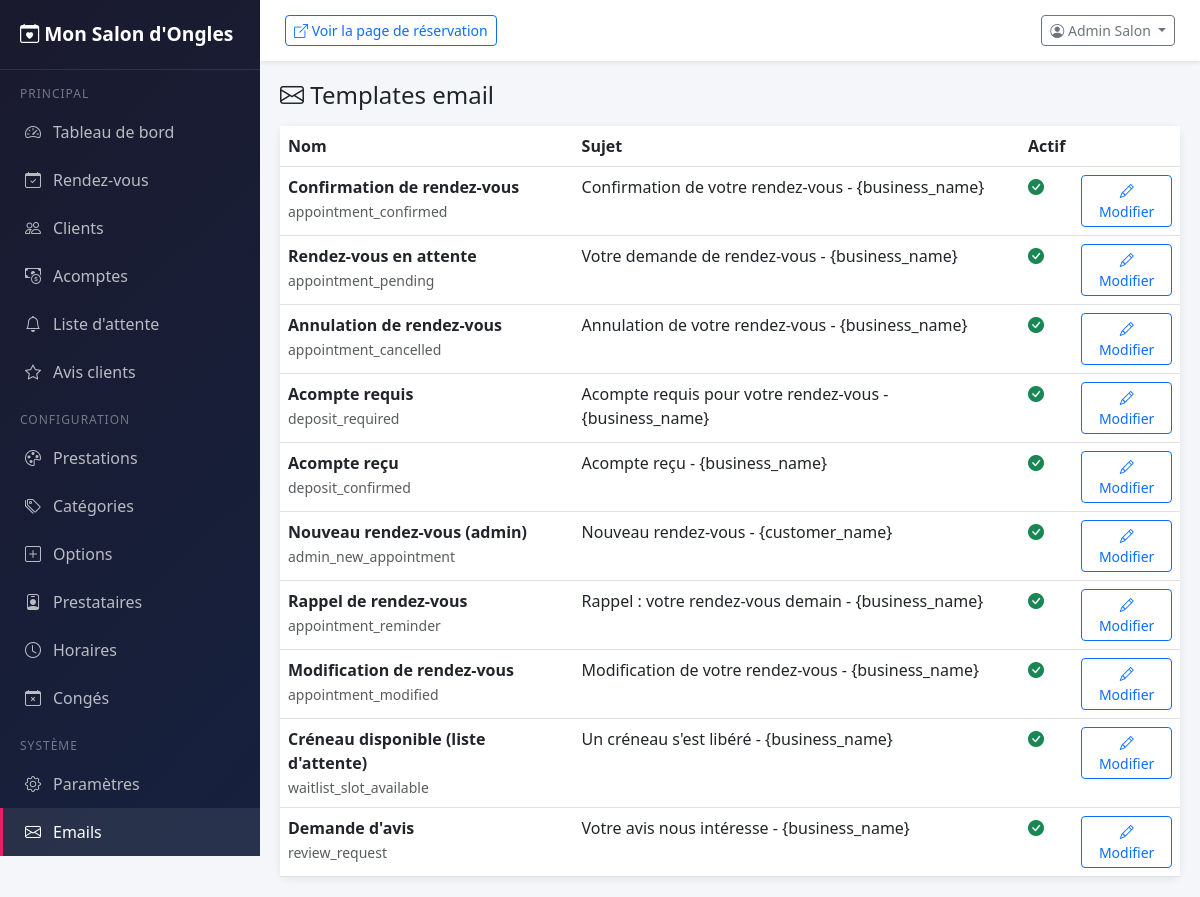
The app's page /admin/index.php?page=email-templates (signed in) with its own data.
### tables this page shows
CREATE TABLE IF NOT EXISTS `ab_email_templates` (
  `id` INT UNSIGNED AUTO_INCREMENT PRIMARY KEY,
  `slug` VARCHAR(100) NOT NULL UNIQUE,
  `name` VARCHAR(200) NOT NULL,
  `subject` VARCHAR(255) NOT NULL,
  `body` TEXT NOT NULL,
  `variables` TEXT COMMENT 'Variables disponibles (JSON)',
  `is_active` TINYINT(1) DEFAULT 1,
  `updated_at` DATETIME DEFAULT CURRENT_TIMESTAMP ON UPDATE CURRENT_TIMESTAMP
);

### admin/index.php (called while the page is built, shortened)
<?php
require_once __DIR__ . '/../core/App.php';
$page = $_GET['page'] ?? 'dashboard';
$pageFile = __DIR__ . '/pages/' . $page . '.php';
if (file_exists($pageFile)) {
    if ($page === 'login') {
        require $pageFile;
    } else {
        $pageContent = $page;
        require __DIR__ . '/layout.php';
    }
} else {
    http_response_code(404);
    echo 'Page non trouvée';
}

### core/Settings.php (called while the page is built, shortened)
<?php
class Settings {
    private static array $cache = [];
    private static bool $loaded = false;
    public static function loadAll(): void {
        if (self::$loaded) return;
        $db = Database::getInstance();
        $rows = $db->fetchAll("SELECT setting_key, setting_value FROM ab_settings");
        foreach ($rows as $row) {
            self::$cache[$row['setting_key']] = $row['setting_value'];
        }
        self::$loaded = true;
    }
    public static function get(string $key, string $default = ''): string {
        return self::$cache[$key] ?? $default;
    }
}

### core/App.php (called while the page is built, shortened)
<?php
require_once __DIR__ . '/Database.php';
require_once __DIR__ . '/Auth.php';
require_once __DIR__ . '/Settings.php';
function ab_url(string $path = ''): string {
    static $baseUrl = null;
    if ($baseUrl === null) {
        if (defined('AB_BASE_URL') && AB_BASE_URL !== '' && AB_BASE_URL !== 'http://localhost/ABAppointments') {
            $baseUrl = rtrim(AB_BASE_URL, '/');
        } elseif (isset($_SERVER['HTTP_HOST'])) {
            $scheme = (!empty($_SERVER['HTTPS']) && $_SERVER['HTTPS'] !== 'off') ? 'https' : 'http';
            $scriptDir = dirname($_SERVER['SCRIPT_NAME']);
            if (preg_match('#/(public|admin|api)$#', $scriptDir)) {
                $scriptDir = dirname($scriptDir);
            }
            $baseUrl = $scheme . '://' . $_SERVER['HTTP_HOST'] . rtrim($scriptDir, '/');
        } else {
            $baseUrl = rtrim(AB_BASE_URL, '/');
        }
    }
    return $baseUrl . '/' . ltrim($path, '/');
}
function ab_escape(string $str): string {
    return htmlspecialchars($str, ENT_QUOTES, 'UTF-8');
}
function ab_setting(string $key, string $default = ''): string {
    return Settings::get($key, $default);
}

### core/Auth.php (called while the page is built, shortened)
<?php
class Auth {
    public static function isAdmin(): bool {
        return isset($_SESSION['user_role']) && $_SESSION['user_role'] === 'admin';
    }
}

### core/Database.php (called while the page is built, shortened)
<?php
class Database {
    private static ?Database $instance = null;
    private PDO $pdo;
    private function __construct() {
        $dsn = 'mysql:host=' . AB_DB_HOST . ';dbname=' . AB_DB_NAME . ';charset=' . AB_DB_CHARSET;
        $this->pdo = new PDO($dsn, AB_DB_USER, AB_DB_PASS, [
            PDO::ATTR_ERRMODE => PDO::ERRMODE_EXCEPTION,
            PDO::ATTR_DEFAULT_FETCH_MODE => PDO::FETCH_ASSOC,
            PDO::ATTR_EMULATE_PREPARES => false,
        ]);
        $this->pdo->exec("SET time_zone = '+00:00'");
    }
    public static function getInstance(): self {
        if (self::$instance === null) {
            self::$instance = new self();
        }
        return self::$instance;
    }
    public function query(string $sql, array $params = []): PDOStatement {
        $stmt = $this->pdo->prepare($sql);
        $stmt->execute($params);
        return $stmt;
    }
    public function fetchAll(string $sql, array $params = []): array {
        return $this->query($sql, $params)->fetchAll();
    }
}

### admin/pages/email-templates.php (the view, shortened to what this page needs)
<?php
$db = Database::getInstance();
$templates = $db->fetchAll("SELECT * FROM ab_email_templates ORDER BY id");
$editTemplate = isset($_GET['edit']) ? $db->fetchOne("SELECT * FROM ab_email_templates WHERE id = ?", [(int)$_GET['edit']]) : null;
?>
<h4 class="mb-3"><i class="bi bi-envelope"></i> Templates email</h4>
<?php if ($editTemplate): ?>
<div class="card">
    <div class="card-header bg-white"><h5 class="mb-0">Modifier : <?= ab_escape($editTemplate['name']) ?></h5></div>
    <div class="card-body">
        <form method="POST">
            <?= Auth::csrfField() ?>
            <input type="hidden" name="id" value="<?= $editTemplate['id'] ?>">
            <div class="mb-3">
                <label class="form-label">Sujet</label>
                <input type="text" name="subject" class="form-control" value="<?= ab_escape($editTemplate['subject']) ?>">
            </div>
            <div class="mb-3">
                <label class="form-label">Corps du mail (HTML)</label>
                <textarea name="body" class="form-control" rows="15" style="font-family:monospace;font-size:13px;"><?= ab_escape($editTemplate['body']) ?></textarea>
            </div>
            <div class="mb-3">
                <label class="form-label">Variables disponibles :</label>
                <div class="d-flex flex-wrap gap-1">
                    <?php foreach (json_decode($editTemplate['variables'] ?? '[]', true) as $v): ?>
                    <code class="badge bg-light text-dark border">{<?= $v ?>}</code>
                    <?php endforeach; ?>
                </div>
            </div>
            <div class="form-check form-switch mb-3">
                <input type="checkbox" name="is_active" class="form-check-input" <?= $editTemplate['is_active'] ? 'checked' : '' ?>>
                <label class="form-check-label">Actif</label>
            </div>
            <button type="submit" class="btn btn-primary"><i class="bi bi-check"></i> Enregistrer</button>
            <a href="<?= ab_url('admin/index.php?page=email-templates') ?>" class="btn btn-outline-secondary">Annuler</a>
        </form>
    </div>
</div>
<?php else: ?>
<div class="card">
    <div class="table-responsive">
        <table class="table table-hover mb-0">
            <thead><tr><th>Nom</th><th>Sujet</th><th>Actif</th><th></th></tr></thead>
            <tbody>
            <?php foreach ($templates as $t): ?>
            <tr>
                <td><strong><?= ab_escape($t['name']) ?></strong><br><small class="text-muted"><?= $t['slug'] ?></small></td>
                <td><?= ab_escape($t['subject']) ?></td>
                <td><?= $t['is_active'] ? '<i class="bi bi-check-circle-fill text-success"></i>' : '<i class="bi bi-x-circle text-danger"></i>' ?></td>
                <td><a href="<?= ab_url('admin/index.php?page=email-templates&edit=' . $t['id']) ?>" class="btn btn-sm btn-outline-primary"><i class="bi bi-pencil"></i> Modifier</a></td>
            </tr>
            <?php endforeach; ?>
            </tbody>
        </table>
    </div>
</div>
<?php endif; ?>

### admin/layout.php (shortened to what this page needs)
<?php
$currentPage = $pageContent;
$userName = $_SESSION['user_name'] ?? 'Admin';
$isAdmin = Auth::isAdmin();
?>
<!DOCTYPE html>
<html lang="fr">
<head>
    <link href="https://cdn.jsdelivr.net/npm/bootstrap@5.3.0/dist/css/bootstrap.min.css" rel="stylesheet">
    <link href="https://cdn.jsdelivr.net/npm/bootstrap-icons@1.10.0/font/bootstrap-icons.css" rel="stylesheet">
    <link href="https://cdn.jsdelivr.net/npm/fullcalendar@6.1.8/index.global.min.css" rel="stylesheet">
</head>
<body>
    <div class="sidebar" id="sidebar">
        <div class="brand">
            <i class="bi bi-calendar-heart"></i> <?= ab_escape(ab_setting('business_name', 'ABAppointments')) ?>
        </div>
        <nav>
            <div class="nav-section">Principal</div>
            <a href="<?= ab_url('admin/index.php?page=dashboard') ?>" class="nav-link <?= $currentPage === 'dashboard' ? 'active' : '' ?>">
                <i class="bi bi-speedometer2"></i> Tableau de bord
            </a>
            <a href="<?= ab_url('admin/index.php?page=appointments') ?>" class="nav-link <?= $currentPage === 'appointments' ? 'active' : '' ?>">
                <i class="bi bi-calendar-check"></i> Rendez-vous
            </a>
            <a href="<?= ab_url('admin/index.php?page=customers') ?>" class="nav-link <?= $currentPage === 'customers' ? 'active' : '' ?>">
                <i class="bi bi-people"></i> Clients
            </a>
            <a href="<?= ab_url('admin/index.php?page=deposits') ?>" class="nav-link <?= $currentPage === 'deposits' ? 'active' : '' ?>">
                <i class="bi bi-cash-coin"></i> Acomptes
            </a>
            <a href="<?= ab_url('admin/index.php?page=waitlist') ?>" class="nav-link <?= $currentPage === 'waitlist' ? 'active' : '' ?>">
                <i class="bi bi-bell"></i> Liste d'attente
            </a>
            <a href="<?= ab_url('admin/index.php?page=reviews') ?>" class="nav-link <?= $currentPage === 'reviews' ? 'active' : '' ?>">
                <i class="bi bi-star"></i> Avis clients
            </a>
            <div class="nav-section">Configuration</div>
            <a href="<?= ab_url('admin/index.php?page=services') ?>" class="nav-link <?= $currentPage === 'services' ? 'active' : '' ?>">
                <i class="bi bi-palette"></i> Prestations
            </a>
            <a href="<?= ab_url('admin/index.php?page=categories') ?>" class="nav-link <?= $currentPage === 'categories' ? 'active' : '' ?>">
                <i class="bi bi-tags"></i> Catégories
            </a>
            <a href="<?= ab_url('admin/index.php?page=booking-options') ?>" class="nav-link <?= $currentPage === 'booking-options' ? 'active' : '' ?>">
                <i class="bi bi-plus-square"></i> Options
            </a>
            <?php if ($isAdmin): ?>
            <a href="<?= ab_url('admin/index.php?page=providers') ?>" class="nav-link <?= $currentPage === 'providers' ? 'active' : '' ?>">
                <i class="bi bi-person-badge"></i> Prestataires
            </a>
            <?php endif; ?>
            <a href="<?= ab_url('admin/index.php?page=working-hours') ?>" class="nav-link <?= $currentPage === 'working-hours' ? 'active' : '' ?>">
                <i class="bi bi-clock"></i> Horaires
            </a>
            <a href="<?= ab_url('admin/index.php?page=holidays') ?>" class="nav-link <?= $currentPage === 'holidays' ? 'active' : '' ?>">
                <i class="bi bi-calendar-x"></i> Congés
            </a>
            <?php if ($isAdmin): ?>
            <div class="nav-section">Système</div>
            <a href="<?= ab_url('admin/index.php?page=settings') ?>" class="nav-link <?= $currentPage === 'settings' ? 'active' : '' ?>">
                <i class="bi bi-gear"></i> Paramètres
            </a>
            <a href="<?= ab_url('admin/index.php?page=email-templates') ?>" class="nav-link <?= $currentPage === 'email-templates' ? 'active' : '' ?>">
                <i class="bi bi-envelope"></i> Emails
            </a>
            <?php endif; ?>
        </nav>
    </div>
    <div class="main-content">
        <div class="top-bar">
            <div>
                <a href="<?= ab_url('public/') ?>" target="_blank" class="btn btn-sm btn-outline-primary">
                    <i class="bi bi-box-arrow-up-right"></i> Voir la page de réservation
                </a>
            </div>
            <div class="dropdown">
                <button class="btn btn-sm btn-outline-secondary dropdown-toggle" data-bs-toggle="dropdown">
                    <i class="bi bi-person-circle"></i> <?= ab_escape($userName) ?>
                </button>
            </div>
        </div>
        <?php require __DIR__ . '/pages/' . $currentPage . '.php'; ?>
    </div>
</body>
</html>

### records on screen
ab_email_templates: name "Confirmation de rendez-vous", slug "appointment_confirmed", subject "Confirmation de votre rendez-vous - {business_name}", is_active 1 (drawn)
ab_email_templates: name "Rendez-vous en attente", slug "appointment_pending", subject "Votre demande de rendez-vous - {business_name}", is_active 1 (drawn)
ab_email_templates: name "Annulation de rendez-vous", slug "appointment_cancelled", subject "Annulation de votre rendez-vous - {business_name}", is_active 1 (drawn)
ab_email_templates: name "Acompte requis", slug "deposit_required", subject "Acompte requis pour votre rendez-vous - {business_name}", is_active 1 (drawn)
ab_email_templates: name "Acompte reçu", slug "deposit_confirmed", subject "Acompte reçu - {business_name}", is_active 1 (drawn)
ab_email_templates: name "Nouveau rendez-vous (admin)", slug "admin_new_appointment", subject "Nouveau rendez-vous - {customer_name}", is_active 1 (drawn)
ab_email_templates: name "Rappel de rendez-vous", slug "appointment_reminder", subject "Rappel : votre rendez-vous demain - {business_name}", is_active 1 (drawn)
ab_email_templates: name "Modification de rendez-vous", slug "appointment_modified", subject "Modification de votre rendez-vous - {business_name}", is_active 1 (drawn)
ab_email_templates: name "Créneau disponible (liste d'attente)", slug "waitlist_slot_available", subject "Un créneau s'est libéré - {business_name}", is_active 1 (drawn)
ab_email_templates: name "Demande d'avis", slug "review_request", subject "Votre avis nous intéresse - {business_name}", is_active 1 (drawn)

### other values on screen
ab_escape(ab_setting('business_name', 'ABAppointments')) "Mon Salon d'Ongles"
ab_escape($userName) "Admin Salon"
